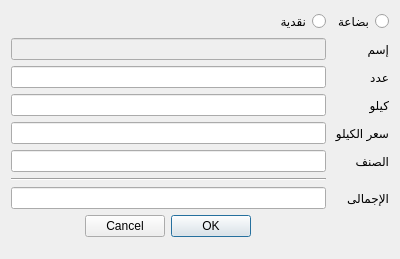
<?xml version="1.0" encoding="UTF-8"?>
<ui version="4.0">
 <class>AddTradeDialog</class>
 <widget class="QDialog" name="AddTradeDialog">
  <property name="geometry">
   <rect>
    <x>0</x>
    <y>0</y>
    <width>400</width>
    <height>259</height>
   </rect>
  </property>
  <property name="windowTitle">
   <string>معاملة جديدة</string>
  </property>
  <property name="layoutDirection">
   <enum>Qt::RightToLeft</enum>
  </property>
  <layout class="QFormLayout" name="formLayout">
   <item row="2" column="0">
    <widget class="QLabel" name="nameLabel">
     <property name="text">
      <string>إسم</string>
     </property>
    </widget>
   </item>
   <item row="2" column="1">
    <widget class="QLineEdit" name="nameText">
     <property name="enabled">
      <bool>false</bool>
     </property>
    </widget>
   </item>
   <item row="3" column="0">
    <widget class="QLabel" name="boxesLabel">
     <property name="minimumSize">
      <size>
       <width>50</width>
       <height>0</height>
      </size>
     </property>
     <property name="text">
      <string>عدد</string>
     </property>
    </widget>
   </item>
   <item row="3" column="1">
    <widget class="QLineEdit" name="boxesText"/>
   </item>
   <item row="4" column="0">
    <widget class="QLabel" name="kilosLabel">
     <property name="text">
      <string>كيلو</string>
     </property>
    </widget>
   </item>
   <item row="5" column="0">
    <widget class="QLabel" name="priceLabel">
     <property name="text">
      <string>سعر الكيلو</string>
     </property>
    </widget>
   </item>
   <item row="5" column="1">
    <widget class="QLineEdit" name="priceText"/>
   </item>
   <item row="6" column="0">
    <widget class="QLabel" name="productLabel">
     <property name="minimumSize">
      <size>
       <width>50</width>
       <height>0</height>
      </size>
     </property>
     <property name="text">
      <string>الصنف</string>
     </property>
    </widget>
   </item>
   <item row="6" column="1">
    <widget class="QLineEdit" name="productText"/>
   </item>
   <item row="8" column="1">
    <widget class="Line" name="line">
     <property name="lineWidth">
      <number>1</number>
     </property>
     <property name="orientation">
      <enum>Qt::Horizontal</enum>
     </property>
    </widget>
   </item>
   <item row="9" column="0">
    <widget class="QLabel" name="totalLabel">
     <property name="minimumSize">
      <size>
       <width>50</width>
       <height>0</height>
      </size>
     </property>
     <property name="text">
      <string>الإجمالى</string>
     </property>
    </widget>
   </item>
   <item row="4" column="1">
    <widget class="QLineEdit" name="kilosText"/>
   </item>
   <item row="9" column="1">
    <widget class="QLineEdit" name="totalText"/>
   </item>
   <item row="0" column="0">
    <widget class="QRadioButton" name="goodsRadio">
     <property name="text">
      <string>بضاعة</string>
     </property>
    </widget>
   </item>
   <item row="0" column="1">
    <widget class="QRadioButton" name="cashRadio">
     <property name="text">
      <string>نقدية</string>
     </property>
    </widget>
   </item>
   <item row="11" column="1">
    <widget class="QDialogButtonBox" name="buttonBox">
     <property name="layoutDirection">
      <enum>Qt::RightToLeft</enum>
     </property>
     <property name="orientation">
      <enum>Qt::Horizontal</enum>
     </property>
     <property name="standardButtons">
      <set>QDialogButtonBox::Cancel|QDialogButtonBox::Ok</set>
     </property>
     <property name="centerButtons">
      <bool>true</bool>
     </property>
    </widget>
   </item>
  </layout>
 </widget>
 <tabstops>
  <tabstop>boxesText</tabstop>
  <tabstop>kilosText</tabstop>
  <tabstop>priceText</tabstop>
  <tabstop>productText</tabstop>
  <tabstop>goodsRadio</tabstop>
  <tabstop>cashRadio</tabstop>
  <tabstop>totalText</tabstop>
  <tabstop>nameText</tabstop>
 </tabstops>
 <resources/>
 <connections>
  <connection>
   <sender>buttonBox</sender>
   <signal>accepted()</signal>
   <receiver>AddTradeDialog</receiver>
   <slot>accept()</slot>
   <hints>
    <hint type="sourcelabel">
     <x>248</x>
     <y>254</y>
    </hint>
    <hint type="destinationlabel">
     <x>157</x>
     <y>274</y>
    </hint>
   </hints>
  </connection>
  <connection>
   <sender>buttonBox</sender>
   <signal>rejected()</signal>
   <receiver>AddTradeDialog</receiver>
   <slot>reject()</slot>
   <hints>
    <hint type="sourcelabel">
     <x>316</x>
     <y>260</y>
    </hint>
    <hint type="destinationlabel">
     <x>286</x>
     <y>274</y>
    </hint>
   </hints>
  </connection>
 </connections>
</ui>
